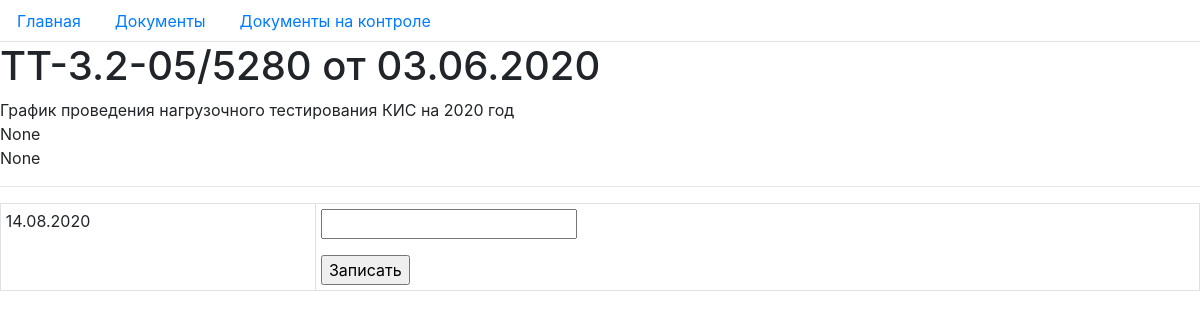
The app's page /document/document/3/, older data.
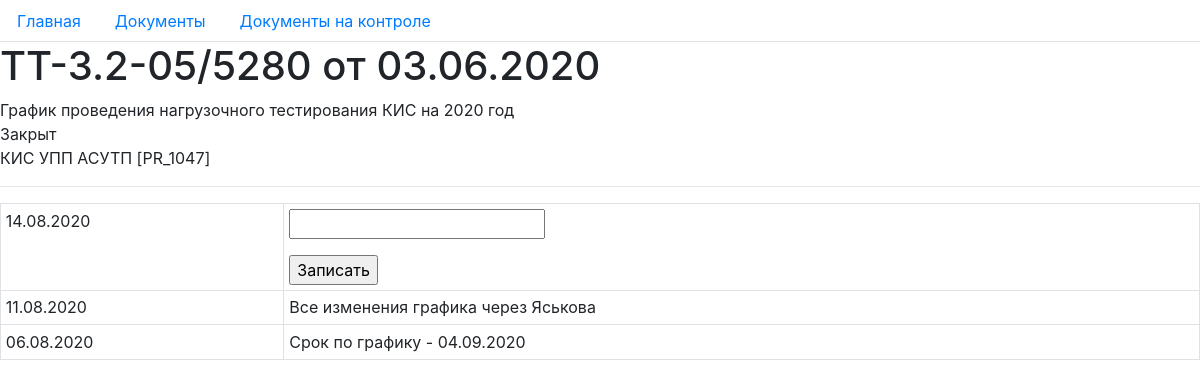
The same page, newer data.
### document/models.py (models this page shows, shortened)
class Document(models.Model):
    sed_number = models.CharField(max_length=40, verbose_name="Номер СЭД")
    out_number = models.CharField(max_length=40, verbose_name="Внешний номер", blank=True)
    name = models.CharField(max_length=200, verbose_name="Название")
    reg_date = models.DateField(verbose_name="Дата регистрации", blank=True)
    project = models.ForeignKey(Project, verbose_name="Проект", blank=True, on_delete=models.PROTECT, null=True)
    status = models.ForeignKey(DocumentStatus, verbose_name="Состояние документа", blank=True, on_delete=models.PROTECT, null=True)
    control = models.BooleanField(verbose_name="На контроле", default=True)
    class Meta:
        verbose_name = "Документ"
        verbose_name_plural = "Документы"
        ordering = ['-reg_date', 'name', 'sed_number']

class DocumentStatus(models.Model):
    status = models.CharField(max_length=100, verbose_name="Состояние документа")
    status_order = models.PositiveIntegerField(verbose_name="Порядок")
    class Meta:
        verbose_name = "Состояние документа"
        verbose_name_plural = "Состояния документов"
        ordering = ['status_order', 'status']
    def __str__(self):
        return self.status

class DocumentComment(models.Model):
    comment = models.CharField(max_length=100, verbose_name="Комментарий")
    date = models.DateTimeField(verbose_name="Дата комментария", auto_now=True)
    document = models.ForeignKey(Document, verbose_name="Документ", on_delete=models.PROTECT)
    class Meta:
        verbose_name = "Комментарий"
        verbose_name_plural = "Комментарии"
        ordering = ["-date"]

### project/models.py (models this page shows)
class Project(models.Model):
    full_name = models.CharField(max_length=100, verbose_name="Имя проекта")
    abbr_name = models.CharField(max_length=20, verbose_name="Аббревиатура проекта")
    upit_code = models.CharField(max_length=10, verbose_name="КОД УПИТ", default="PR_")
    description = models.TextField(verbose_name="Описание")
    class Meta:
        verbose_name = "Проект"
        verbose_name_plural = "Проекты"
        ordering = ['abbr_name']
    def __str__(self):
        return f"{self.abbr_name} [{self.upit_code}]"

### document/views.py (the view)
# urls.py: path("document/<int:pk>/", views.document, name="document"),
def document(request, pk):
    document = Document.objects.get(pk=pk)
    if request.method == "POST":
        form = CommentForm(request.POST)
        if form.is_valid():
            new_comment = form.save(commit=False)
            new_comment.document = document
            new_comment.save()
    context = {
        "title": document.sed_number,
        "document": document,
        "form": CommentForm(instance=document),
        "today": timezone.localdate(),
    }
    return render(request, "document/document.html", context)

### document/forms.py
class CommentForm(ModelForm):
    class Meta:
        model = DocumentComment
        fields = ['comment']
        labels = {'comment': ""}

### document/templates/document/document.html (shortened to what this page needs)
{% extends "base.html" %}
{% block content %}
<h1>{{ title }}
    от {{ document.reg_date|date:"d.m.Y"}}
</h1>
<div>{{ document.name }}</div>
<div>{{ document.status }}</div>
<div>{{ document.project }}</div>
<hr />
<table class="table table-hover table-bordered table-sm">
    <tr><td>{{ today|date:"d.m.Y" }}</td>
    <td>
        <form method="post">
            {{ form.as_p }}
            <input type="submit" value="Записать" />
        </form>
    </td>
    </tr>
    {% for comment in document.documentcomment_set.all %}
    <tr>
        <td>{{ comment.date|date:"d.m.Y" }}</td>
        <td>{{ comment.comment }}</td>
    </tr>
    {% endfor %}
</table>
{% endblock %}

Row changes from the older to the newer data that the page shows:
changed Document "ТТ-3.2-05/5280": status "None" → "Закрыт"; project "None" → "КИС УПП АСУТП [PR_1047]"
added DocumentComment: date "11.08.2020", comment "Все изменения графика через Яськова"
added DocumentComment: date "06.08.2020", comment "Срок по графику - 04.09.2020"
